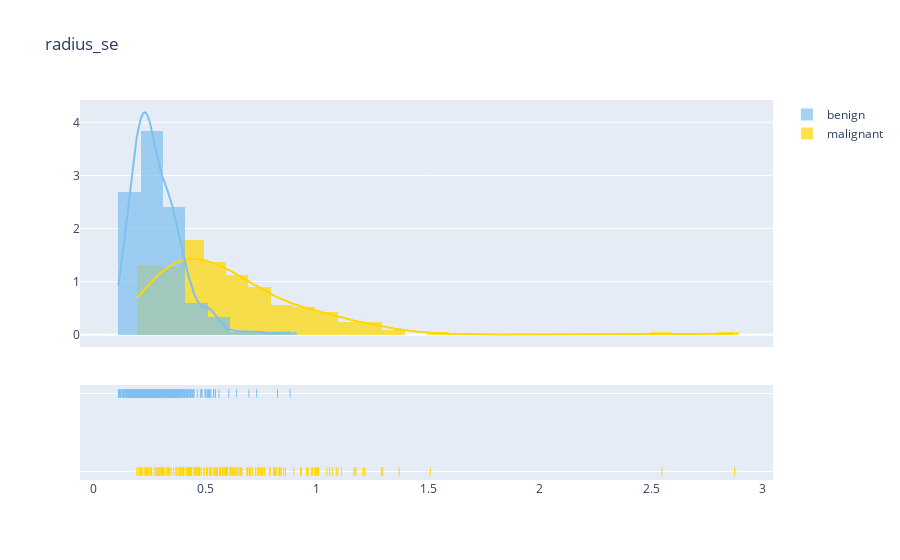
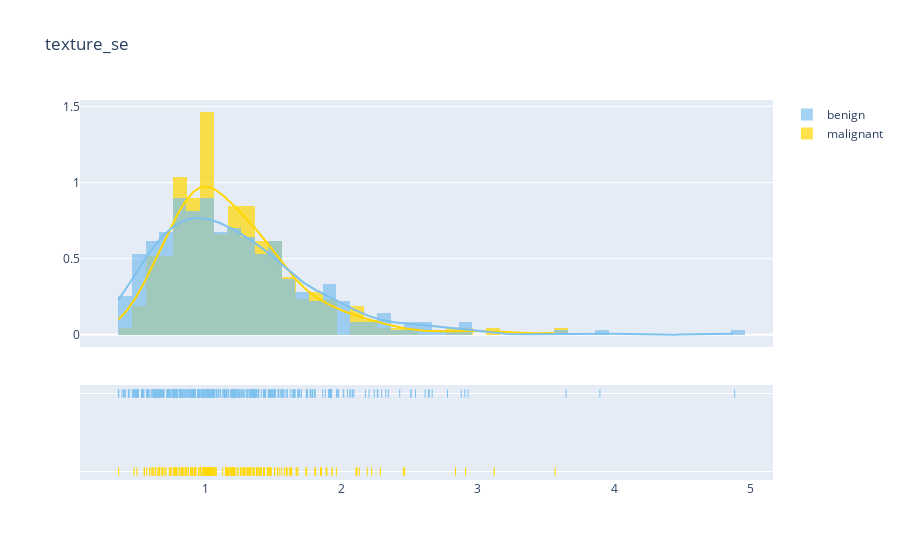

Notebook code cell kept with these figures, in order:
### Code cell
plot_distribution('radius_se', .1)
plot_distribution('texture_se', .1)
plot_distribution('perimeter_se', .5)
plot_distribution('area_se', 5)

### Figure 1 — Plotly figure (JSON) as saved in the notebook; plotly's stock layout.template omitted (floating-point values rounded to 4 significant figures; data arrays with more than 128 entries replaced by an {"elided": "..."} marker saying what was removed)
{"data": [{"autobinx": false, "histnorm": "probability density", "legendgroup": "malignant", "marker": {"color": "#FFD700"}, "name": "malignant", "opacity": 0.7, "x": {"elided": "212 float values"}, "xaxis": "x", "xbins": {"end": 2.873, "size": 0.1, "start": 0.1938}, "yaxis": "y", "type": "histogram"}, {"autobinx": false, "histnorm": "probability density", "legendgroup": "benign", "marker": {"color": "#7EC0EE"}, "name": "benign", "opacity": 0.7, "x": {"elided": "357 float values"}, "xaxis": "x", "xbins": {"end": 0.8811, "size": 0.1, "start": 0.1115}, "yaxis": "y", "type": "histogram"}, {"legendgroup": "malignant", "marker": {"color": "#FFD700"}, "mode": "lines", "name": "malignant", "showlegend": false, "x": {"elided": "500 float values"}, "xaxis": "x", "y": {"elided": "500 float values"}, "yaxis": "y", "type": "scatter"}, {"legendgroup": "benign", "marker": {"color": "#7EC0EE"}, "mode": "lines", "name": "benign", "showlegend": false, "x": {"elided": "500 float values"}, "xaxis": "x", "y": {"elided": "500 float values"}, "yaxis": "y", "type": "scatter"}, {"legendgroup": "malignant", "marker": {"color": "#FFD700", "symbol": "line-ns-open"}, "mode": "markers", "name": "malignant", "showlegend": false, "x": {"elided": "212 float values"}, "xaxis": "x", "y": {"elided": "212 str values"}, "yaxis": "y2", "type": "scatter"}, {"legendgroup": "benign", "marker": {"color": "#7EC0EE", "symbol": "line-ns-open"}, "mode": "markers", "name": "benign", "showlegend": false, "x": {"elided": "357 float values"}, "xaxis": "x", "y": {"elided": "357 str values"}, "yaxis": "y2", "type": "scatter"}], "layout": {"barmode": "overlay", "hovermode": "closest", "legend": {"traceorder": "reversed"}, "title": {"text": "radius_se"}, "xaxis": {"anchor": "y2", "domain": [0.0, 1.0], "zeroline": false}, "yaxis": {"anchor": "free", "domain": [0.35, 1], "position": 0.0}, "yaxis2": {"anchor": "x", "domain": [0, 0.25], "dtick": 1, "showticklabels": false}}}

### Figure 2 — Plotly figure (JSON) as saved in the notebook; plotly's stock layout.template omitted (floating-point values rounded to 4 significant figures; data arrays with more than 128 entries replaced by an {"elided": "..."} marker saying what was removed)
{"data": [{"autobinx": false, "histnorm": "probability density", "legendgroup": "malignant", "marker": {"color": "#FFD700"}, "name": "malignant", "opacity": 0.7, "x": {"elided": "212 float values"}, "xaxis": "x", "xbins": {"end": 3.568, "size": 0.1, "start": 0.3621}, "yaxis": "y", "type": "histogram"}, {"autobinx": false, "histnorm": "probability density", "legendgroup": "benign", "marker": {"color": "#7EC0EE"}, "name": "benign", "opacity": 0.7, "x": {"elided": "357 float values"}, "xaxis": "x", "xbins": {"end": 4.885, "size": 0.1, "start": 0.3602}, "yaxis": "y", "type": "histogram"}, {"legendgroup": "malignant", "marker": {"color": "#FFD700"}, "mode": "lines", "name": "malignant", "showlegend": false, "x": {"elided": "500 float values"}, "xaxis": "x", "y": {"elided": "500 float values"}, "yaxis": "y", "type": "scatter"}, {"legendgroup": "benign", "marker": {"color": "#7EC0EE"}, "mode": "lines", "name": "benign", "showlegend": false, "x": {"elided": "500 float values"}, "xaxis": "x", "y": {"elided": "500 float values"}, "yaxis": "y", "type": "scatter"}, {"legendgroup": "malignant", "marker": {"color": "#FFD700", "symbol": "line-ns-open"}, "mode": "markers", "name": "malignant", "showlegend": false, "x": {"elided": "212 float values"}, "xaxis": "x", "y": {"elided": "212 str values"}, "yaxis": "y2", "type": "scatter"}, {"legendgroup": "benign", "marker": {"color": "#7EC0EE", "symbol": "line-ns-open"}, "mode": "markers", "name": "benign", "showlegend": false, "x": {"elided": "357 float values"}, "xaxis": "x", "y": {"elided": "357 str values"}, "yaxis": "y2", "type": "scatter"}], "layout": {"barmode": "overlay", "hovermode": "closest", "legend": {"traceorder": "reversed"}, "title": {"text": "texture_se"}, "xaxis": {"anchor": "y2", "domain": [0.0, 1.0], "zeroline": false}, "yaxis": {"anchor": "free", "domain": [0.35, 1], "position": 0.0}, "yaxis2": {"anchor": "x", "domain": [0, 0.25], "dtick": 1, "showticklabels": false}}}
